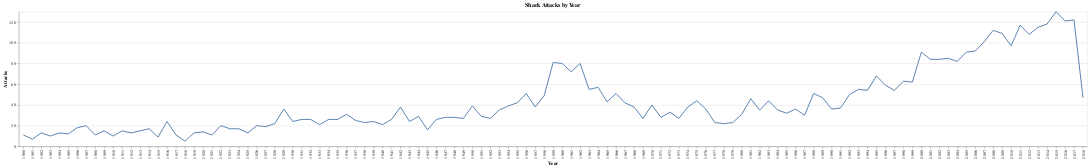

Notebook cell for this chart:
### Markdown cell above
## Shark Attacks Over Time

We also want to examine the number of shark attacks over time. This can be visualized with a line chart showing the number of attacks per year.

### Code cell
attack_years = attacks.groupby('Year')['Year'].count().reset_index(name = "Attacks")


attacks_by_year = alt.Chart(attack_years, title = 'Shark Attacks by Year').mark_line().encode(
    x = 'Year:N',
    y = 'Attacks'
).configure_range(
    category={'scheme': color_scheme}
)


attacks_by_year

### Figure 1 — Vega-Lite specification as saved in the notebook (floating-point values rounded to 4 significant figures)
{"config": {"view": {"continuousWidth": 300, "continuousHeight": 300}, "range": {"category": {"scheme": ["#e9dfd7", "#c3b8af", "#595959", "#423d3e", "#97bfc5", "#799ba0"]}}}, "data": {"name": "data-f392defa316f8e4cf6117f12ed8a83a0"}, "mark": {"type": "line"}, "encoding": {"x": {"field": "Year", "type": "nominal"}, "y": {"field": "Attacks", "type": "quantitative"}}, "title": "Shark Attacks by Year", "$schema": "https://vega.github.io/schema/vega-lite/v5.14.1.json", "datasets": {"data-f392defa316f8e4cf6117f12ed8a83a0": [{"Year": 1900.0, "Attacks": 11}, {"Year": 1901.0, "Attacks": 7}, {"Year": 1902.0, "Attacks": 13}, {"Year": 1903.0, "Attacks": 10}, {"Year": 1904.0, "Attacks": 13}, {"Year": 1905.0, "Attacks": 12}, {"Year": 1906.0, "Attacks": 18}, {"Year": 1907.0, "Attacks": 20}, {"Year": 1908.0, "Attacks": 11}, {"Year": 1909.0, "Attacks": 15}, {"Year": 1910.0, "Attacks": 10}, {"Year": 1911.0, "Attacks": 15}, {"Year": 1912.0, "Attacks": 13}, {"Year": 1913.0, "Attacks": 15}, {"Year": 1914.0, "Attacks": 17}, {"Year": 1915.0, "Attacks": 9}, {"Year": 1916.0, "Attacks": 24}, {"Year": 1917.0, "Attacks": 11}, {"Year": 1918.0, "Attacks": 5}, {"Year": 1919.0, "Attacks": 13}, {"Year": 1920.0, "Attacks": 14}, {"Year": 1921.0, "Attacks": 11}, {"Year": 1922.0, "Attacks": 20}, {"Year": 1923.0, "Attacks": 17}, {"Year": 1924.0, "Attacks": 17}, {"Year": 1925.0, "Attacks": 13}, {"Year": 1926.0, "Attacks": 20}, {"Year": 1927.0, "Attacks": 19}, {"Year": 1928.0, "Attacks": 22}, {"Year": 1929.0, "Attacks": 36}, {"Year": 1930.0, "Attacks": 24}, {"Year": 1931.0, "Attacks": 26}, {"Year": 1932.0, "Attacks": 26}, {"Year": 1933.0, "Attacks": 21}, {"Year": 1934.0, "Attacks": 26}, {"Year": 1935.0, "Attacks": 26}, {"Year": 1936.0, "Attacks": 31}, {"Year": 1937.0, "Attacks": 25}, {"Year": 1938.0, "Attacks": 23}, {"Year": 1939.0, "Attacks": 24}, {"Year": 1940.0, "Attacks": 21}, {"Year": 1941.0, "Attacks": 26}, {"Year": 1942.0, "Attacks": 38}, {"Year": 1943.0, "Attacks": 24}, {"Year": 1944.0, "Attacks": 29}, {"Year": 1945.0, "Attacks": 16}, {"Year": 1946.0, "Attacks": 26}, {"Year": 1947.0, "Attacks": 28}, {"Year": 1948.0, "Attacks": 28}, {"Year": 1949.0, "Attacks": 27}, {"Year": 1950.0, "Attacks": 39}, {"Year": 1951.0, "Attacks": 29}, {"Year": 1952.0, "Attacks": 27}, {"Year": 1953.0, "Attacks": 35}, {"Year": 1954.0, "Attacks": 39}, {"Year": 1955.0, "Attacks": 42}, {"Year": 1956.0, "Attacks": 51}, {"Year": 1957.0, "Attacks": 38}, {"Year": 1958.0, "Attacks": 49}, {"Year": 1959.0, "Attacks": 81}, {"Year": 1960.0, "Attacks": 80}, {"Year": 1961.0, "Attacks": 72}, {"Year": 1962.0, "Attacks": 80}, {"Year": 1963.0, "Attacks": 55}, {"Year": 1964.0, "Attacks": 57}, {"Year": 1965.0, "Attacks": 43}, {"Year": 1966.0, "Attacks": 51}, {"Year": 1967.0, "Attacks": 42}, {"Year": 1968.0, "Attacks": 38}, {"Year": 1969.0, "Attacks": 27}, {"Year": 1970.0, "Attacks": 40}, {"Year": 1971.0, "Attacks": 28}, {"Year": 1972.0, "Attacks": 33}, {"Year": 1973.0, "Attacks": 27}, {"Year": 1974.0, "Attacks": 38}, {"Year": 1975.0, "Attacks": 44}, {"Year": 1976.0, "Attacks": 36}, {"Year": 1977.0, "Attacks": 23}, {"Year": 1978.0, "Attacks": 22}, {"Year": 1979.0, "Attacks": 23}, {"Year": 1980.0, "Attacks": 31}, {"Year": 1981.0, "Attacks": 46}, {"Year": 1982.0, "Attacks": 35}, {"Year": 1983.0, "Attacks": 44}, {"Year": 1984.0, "Attacks": 35}, {"Year": 1985.0, "Attacks": 32}, {"Year": 1986.0, "Attacks": 36}, {"Year": 1987.0, "Attacks": 30}, {"Year": 1988.0, "Attacks": 51}, {"Year": 1989.0, "Attacks": 47}, {"Year": 1990.0, "Attacks": 36}, {"Year": 1991.0, "Attacks": 37}, {"Year": 1992.0, "Attacks": 50}, {"Year": 1993.0, "Attacks": 55}, {"Year": 1994.0, "Attacks": 54}, {"Year": 1995.0, "Attacks": 68}, {"Year": 1996.0, "Attacks": 59}, {"Year": 1997.0, "Attacks": 54}, {"Year": 1998.0, "Attacks": 63}, {"Year": 1999.0, "Attacks": 62}, {"Year": 2000.0, "Attacks": 91}, {"Year": 2001.0, "Attacks": 84}, {"Year": 2002.0, "Attacks": 84}, {"Year": 2003.0, "Attacks": 85}, {"Year": 2004.0, "Attacks": 82}, {"Year": 2005.0, "Attacks": 91}, {"Year": 2006.0, "Attacks": 92}, {"Year": 2007.0, "Attacks": 101}, {"Year": 2008.0, "Attacks": 112}, {"Year": 2009.0, "Attacks": 109}, {"Year": 2010.0, "Attacks": 97}, {"Year": 2011.0, "Attacks": 117}, {"Year": 2012.0, "Attacks": 108}, {"Year": 2013.0, "Attacks": 115}, {"Year": 2014.0, "Attacks": 118}, {"Year": 2015.0, "Attacks": 130}, {"Year": 2016.0, "Attacks": 121}, {"Year": 2017.0, "Attacks": 122}, {"Year": 2018.0, "Attacks": 47}]}}
